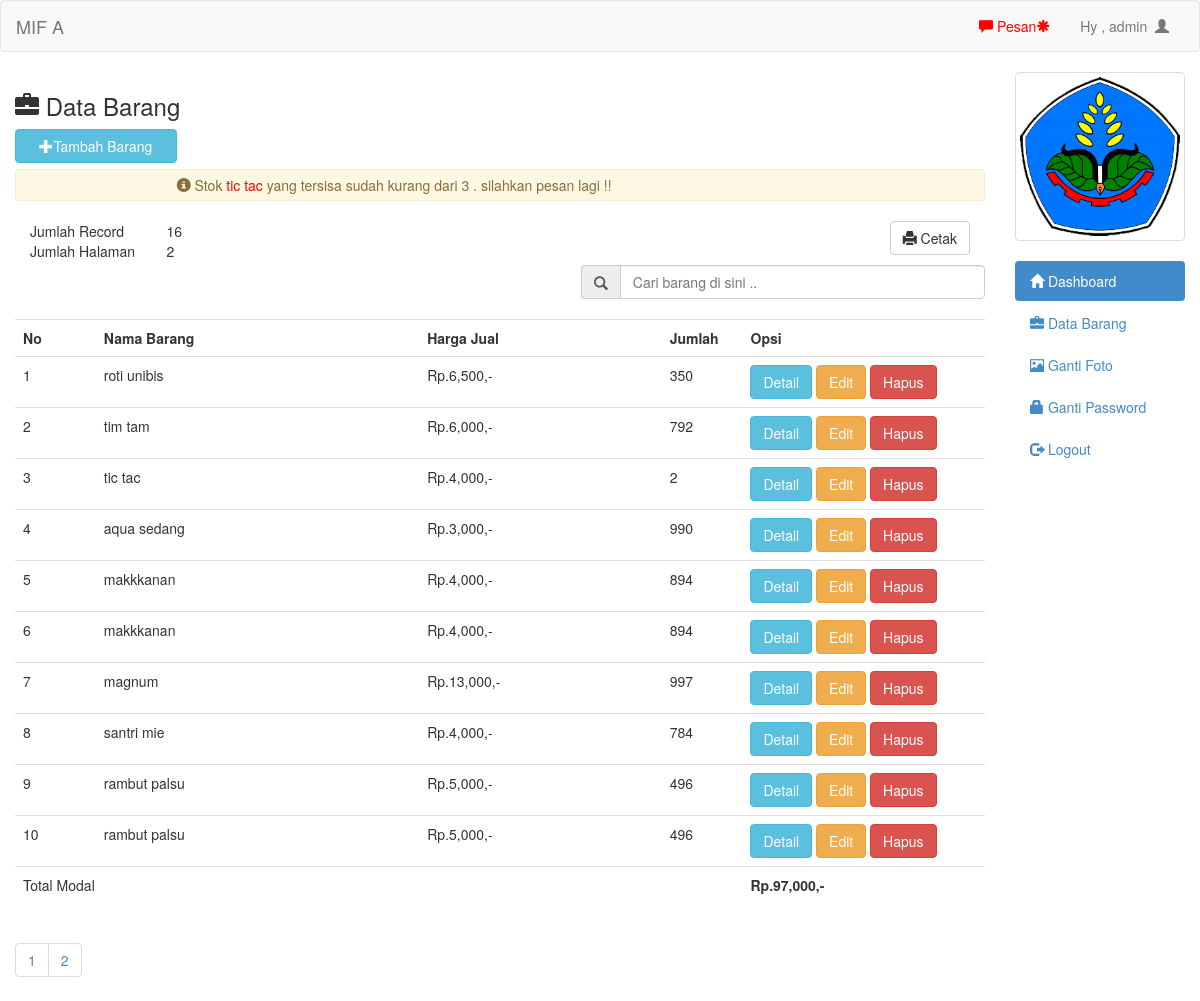
The app's page /admin/barang.php (signed in) with its own data.
### tables this page shows
CREATE TABLE IF NOT EXISTS `barang` (
  `id` int(11) NOT NULL AUTO_INCREMENT,
  `nama` text NOT NULL,
  `jenis` text NOT NULL,
  `suplier` text NOT NULL,
  `modal` int(11) NOT NULL,
  `harga` int(11) NOT NULL,
  `jumlah` int(11) NOT NULL,
  `sisa` int(11) NOT NULL,
  PRIMARY KEY (`id`)
);

### admin/barang.php (the view, shortened to what this page needs)
<?php include 'header.php'; ?>
<h3><span class="glyphicon glyphicon-briefcase"></span>  Data Barang</h3>
<button style="margin-bottom:20px" data-toggle="modal" data-target="#myModal" class="btn btn-info col-md-2"><span class="glyphicon glyphicon-plus"></span>Tambah Barang</button>
<br/>
<br/>
<?php
$periksa=mysql_query("select * from barang where jumlah <=3");
while($q=mysql_fetch_array($periksa)){
	if($q['jumlah']<=3){
		?>
		<?php
		echo "<div style='padding:5px' class='alert alert-warning'><span class='glyphicon glyphicon-info-sign'></span> Stok  <a style='color:red'>". $q['nama']."</a> yang tersisa sudah kurang dari 3 . silahkan pesan lagi !!</div>";
	}
}
?>
<?php
$per_hal=10;
$jumlah_record=mysql_query("SELECT COUNT(*) from barang");
$jum=mysql_result($jumlah_record, 0);
$halaman=ceil($jum / $per_hal);
$page = (isset($_GET['page'])) ? (int)$_GET['page'] : 1;
$start = ($page - 1) * $per_hal;
?>
<div class="col-md-12">
	<table class="col-md-2">
		<tr>
			<td>Jumlah Record</td>
			<td><?php echo $jum; ?></td>
		</tr>
		<tr>
			<td>Jumlah Halaman</td>
			<td><?php echo $halaman; ?></td>
		</tr>
	</table>
	<a style="margin-bottom:10px" href="lap_barang.php" target="_blank" class="btn btn-default pull-right"><span class='glyphicon glyphicon-print'></span>  Cetak</a>
</div>
<form action="cari_act.php" method="get">
	<div class="input-group col-md-5 col-md-offset-7">
		<span class="input-group-addon" id="basic-addon1"><span class="glyphicon glyphicon-search"></span></span>
		<input type="text" class="form-control" placeholder="Cari barang di sini .." aria-describedby="basic-addon1" name="cari">
	</div>
</form>
<br/>
<table class="table table-hover">
	<tr>
		<th class="col-md-1">No</th>
		<th class="col-md-4">Nama Barang</th>
		<th class="col-md-3">Harga Jual</th>
		<th class="col-md-1">Jumlah</th>
		<th class="col-md-3">Opsi</th>
	</tr>
	<?php
	if(isset($_GET['cari'])){
		$cari=mysql_real_escape_string($_GET['cari']);
		$brg=mysql_query("select * from barang where nama like '$cari' or jenis like '$cari'");
	}else{
		$brg=mysql_query("select * from barang limit $start, $per_hal");
	}
	$no=1;
	while($b=mysql_fetch_array($brg)){
		?>
		<tr>
			<td><?php echo $no++ ?></td>
			<td><?php echo $b['nama'] ?></td>
			<td>Rp.<?php echo number_format($b['harga']) ?>,-</td>
			<td><?php echo $b['jumlah'] ?></td>
			<td>
				<a href="det_barang.php?id=<?php echo $b['id']; ?>" class="btn btn-info">Detail</a>
				<a href="edit.php?id=<?php echo $b['id']; ?>" class="btn btn-warning">Edit</a>
				<a onclick="if(confirm('Apakah anda yakin ingin menghapus data ini ??')){ location.href='hapus.php?id=<?php echo $b['id']; ?>' }" class="btn btn-danger">Hapus</a>
			</td>
		</tr>
		<?php
	}
	?>
	<tr>
		<td colspan="4">Total Modal</td>
		<td>
		<?php
			$x=mysql_query("select sum(modal) as total from barang");
			$xx=mysql_fetch_array($x);
			echo "<b> Rp.". number_format($xx['total']).",-</b>";
		?>
		</td>
	</tr>
</table>
<ul class="pagination">
			<?php
			for($x=1;$x<=$halaman;$x++){
				?>
				<li><a href="?page=<?php echo $x ?>"><?php echo $x ?></a></li>
				<?php
			}
			?>
		</ul>
<?php
include 'footer.php';
?>

### admin/header.php (shortened to what this page needs)
<!DOCTYPE html>
<html>
<head>
	<link rel="stylesheet" type="text/css" href="../assets/css/bootstrap.css">
	<link rel="stylesheet" type="text/css" href="../assets/js/jquery-ui/jquery-ui.css">
    <link rel="stylesheet" type="text/css" href="../assets/css/style.css">
</head>
<body>
	<div class="navbar navbar-default">
		<div class="container-fluid">
			<div class="navbar-header">
				<a href="index.php" class="navbar-brand">MIF A</a>
			</div>
			<div class="collapse navbar-collapse">
				<ul class="nav navbar-nav navbar-right">
					<li><a id="pesan_sedia" href="#" data-toggle="modal" data-target="#modalpesan"><span class='glyphicon glyphicon-comment'></span>  Pesan</a></li>
					<li><a class="dropdown-toggle" data-toggle="dropdown" role="button" href="#">Hy , <?php echo $_SESSION['uname']  ?>&nbsp&nbsp<span class="glyphicon glyphicon-user"></span></a></li>
				</ul>
			</div>
		</div>
	</div>
	<div class="col-md-2 pull-right">
		<div class="row">
			<?php
			$use=$_SESSION['uname'];
			$fo=mysql_query("select foto from admin where uname='$use'");
			while($f=mysql_fetch_array($fo)){
				?>
				<div class="col-xs-6 col-md-12">
					<a class="thumbnail">
						<img class="img-responsive" src="foto/<?php echo $f['foto']; ?>">
					</a>
				</div>
				<?php
			}
			?>
		</div>
		<ul class="nav nav-pills nav-stacked">
			<li class="active"><a href="index.php"><span class="glyphicon glyphicon-home"></span>  Dashboard</a></li>
			<li><a href="barang.php"><span class="glyphicon glyphicon-briefcase"></span>  Data Barang</a></li>
            <li><a href="ganti_foto.php"><span class="glyphicon glyphicon-picture"></span>  Ganti Foto</a></li>
			<li><a href="ganti_pass.php"><span class="glyphicon glyphicon-lock"></span> Ganti Password</a></li>
			<li><a href="logout.php"><span class="glyphicon glyphicon-log-out"></span>  Logout</a></li>
		</ul>
	</div>
	<div class="col-md-10">

### admin/footer.php
</div>
</body>
</html>

### records on screen
barang: nama "tic tac", harga "4,000", jumlah "2"
barang: nama "roti unibis", harga "6,500", jumlah "350"
barang: nama "tim tam", harga "6,000", jumlah "792"
barang: nama "aqua sedang", harga "3,000", jumlah "990"
barang: nama "makkkanan", harga "4,000", jumlah "894"
barang: nama "makkkanan", harga "4,000", jumlah "894"
barang: nama "magnum", harga "13,000", jumlah "997"
barang: nama "santri mie", harga "4,000", jumlah "784"
barang: nama "rambut palsu", harga "5,000", jumlah "496"
barang: nama "rambut palsu", harga "5,000", jumlah "496"

### other values on screen
$_SESSION['uname'] "admin"
$jum "16"
$halaman "2"
$xx['total'] "97,000"
